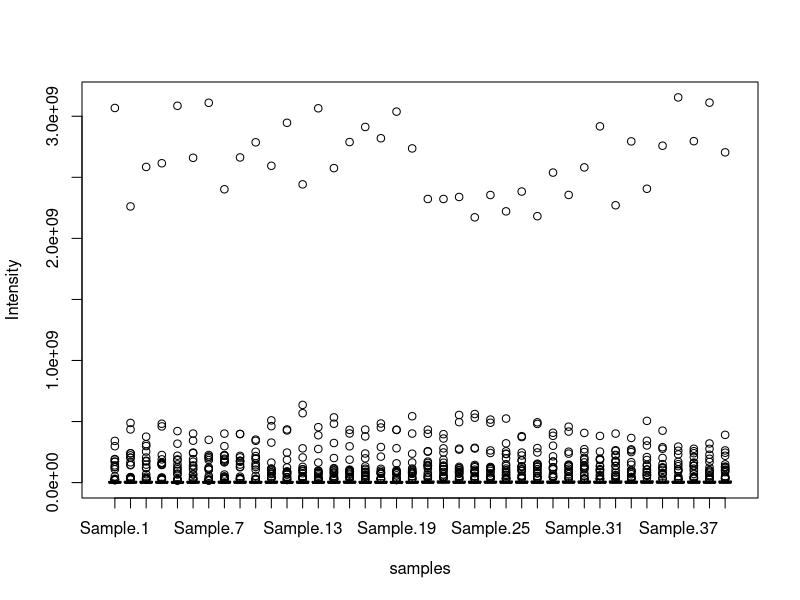
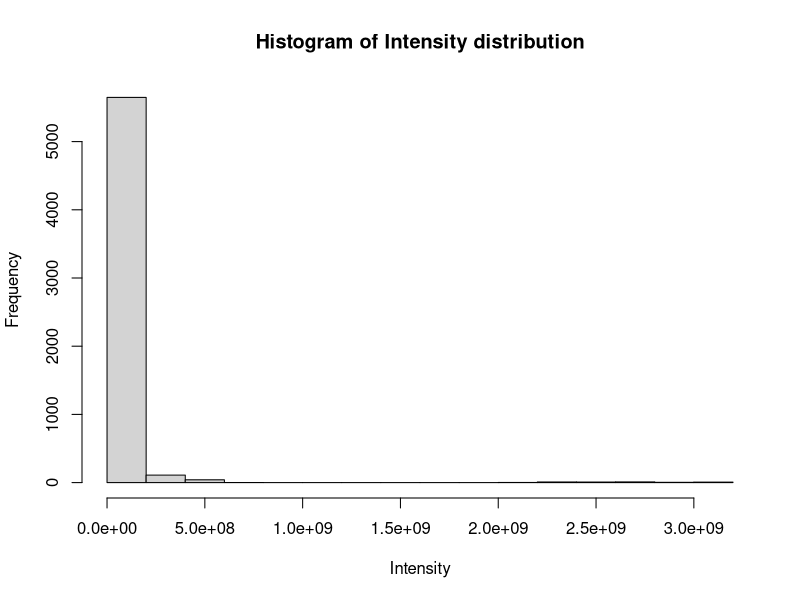
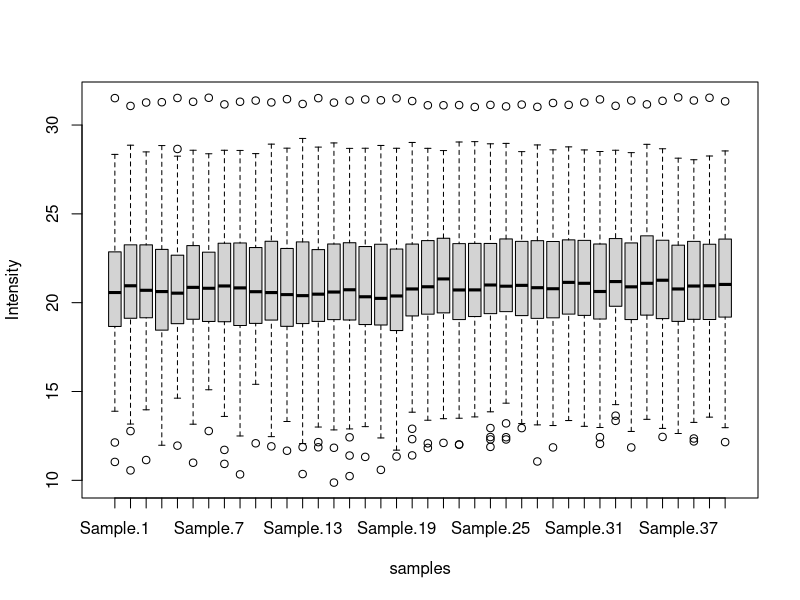
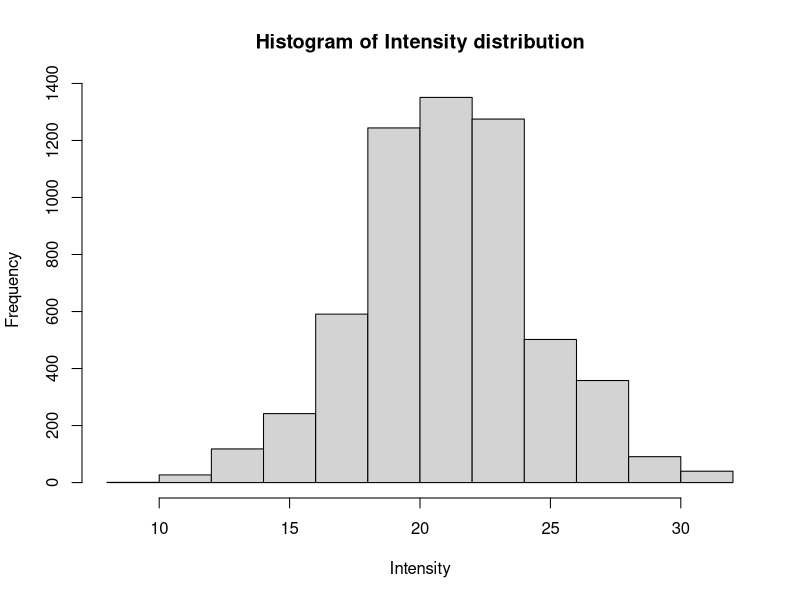
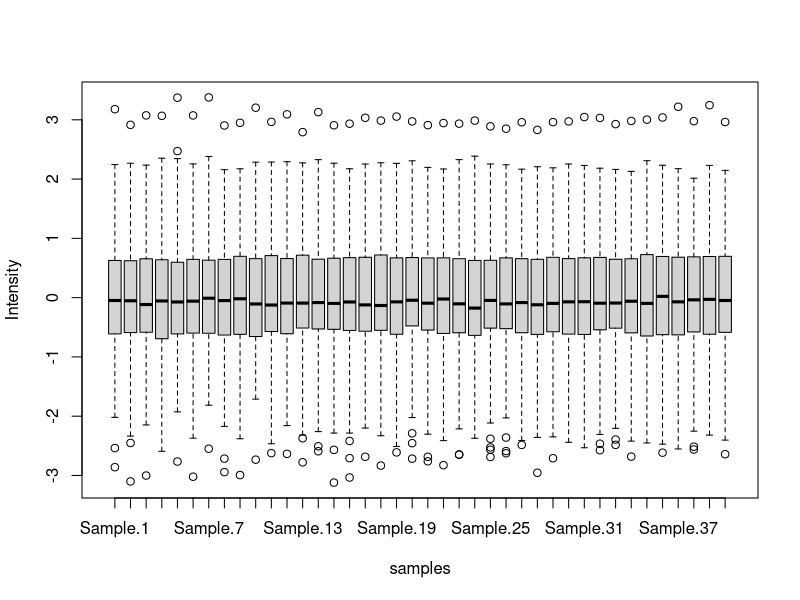
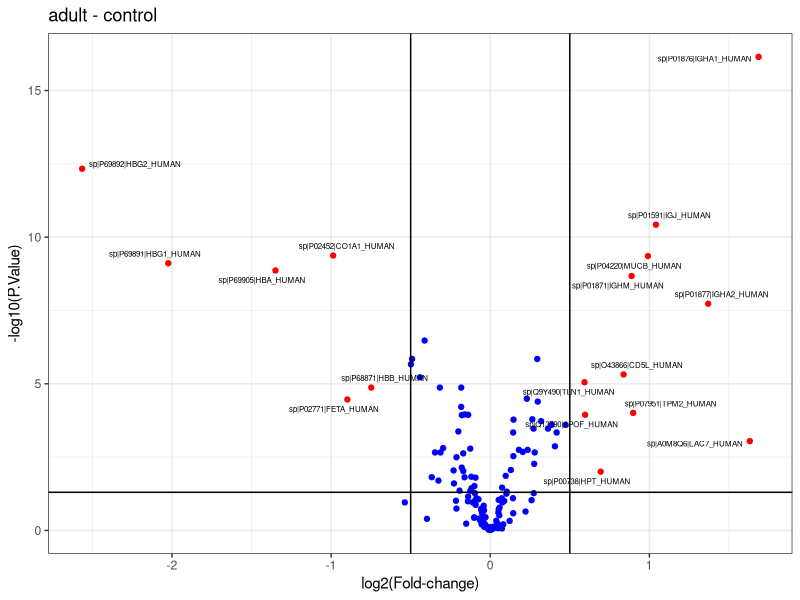
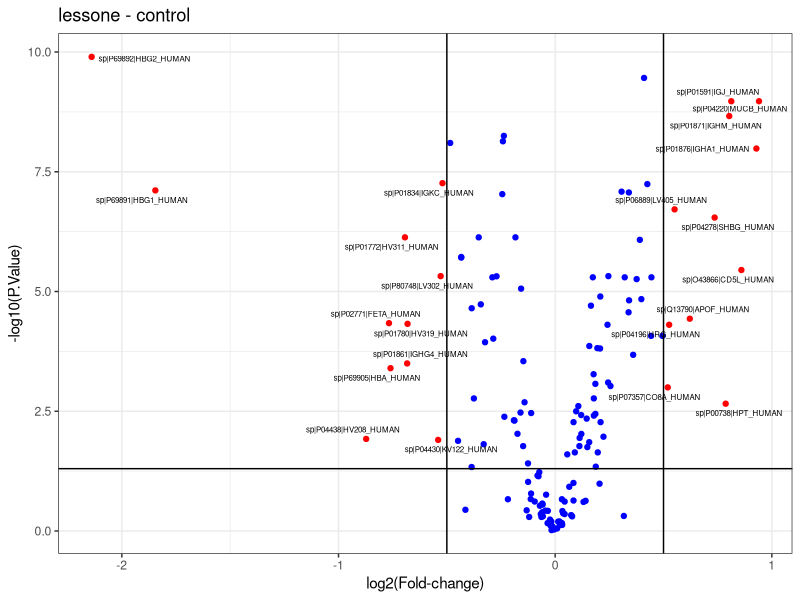
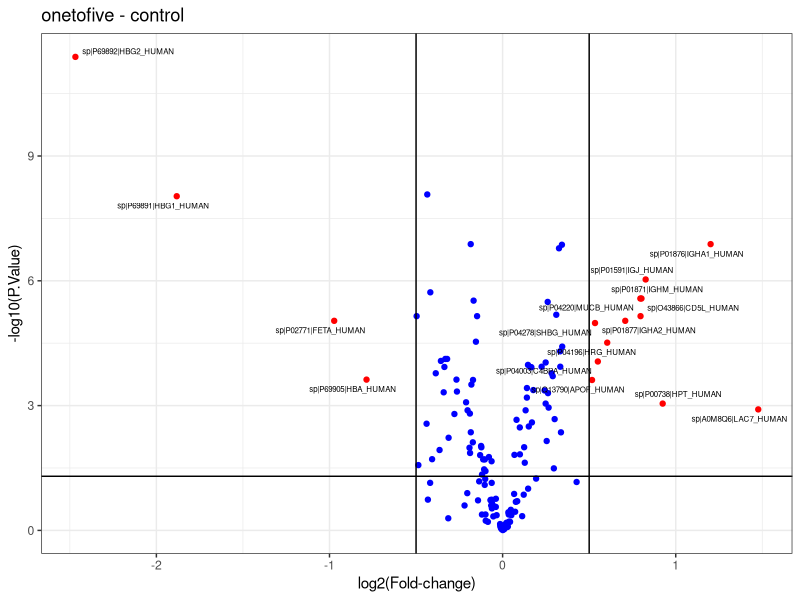

Generate these figures, in order, with R:
## ---- chunk 1
data<-read.table("SWATH.example.data.csv", sep=",",header=T, row.names = 1)
data
boxplot(data, ylab="Intensity", xlab="samples") 
hist(as.numeric(unlist(data)), main = "Histogram of Intensity distribution",  xlab = "Intensity")
## ---- chunk 2
data <- log2(data)
boxplot(data, ylab="Intensity", xlab="samples") 
hist(as.numeric(unlist(data)), main = "Histogram of Intensity distribution",  xlab = "Intensity")
## ---- chunk 3
norm.data <- scale(data) ##mean center and scaling normalization
boxplot(norm.data, ylab="Intensity", xlab="samples")

## ---- chunk 4
#for this specific data :
exp.design <- data.frame(samples = colnames(data), condition = 1)
exp.design$condition[1:10] = "control"
exp.design$condition[11:20] = "lessone"
exp.design$condition[21:30] = "onetofive"
exp.design$condition[31:40] = "adult"

design <- model.matrix(~0 + exp.design$condition, data = exp.design)
colnames(design) <- sort(unique(exp.design$condition))
row.names(design) <- exp.design$samples
as.data.frame(design)
## ---- chunk 5
library(limma)
contrast <- makeContrasts(adult-control, lessone-control, onetofive-control, adult+lessone+onetofive-control, levels=design)
as.data.frame(contrast)
## ---- chunk 6
  ## in this example there are four pairwise comparison to perform:  


  nbComp<-ncol(contrast)
  Results<-list() ## a list of data frames containing the results
  
  for (i in 1:nbComp){ ## for each comparison defined in the contrast matrix :
    
    c1<-row.names(contrast)[contrast[,i] == 1 ] ## names of the first conditions of the pairwise comparison
    c2<-row.names(contrast)[contrast[,i] == -1 ] ## names of the second conditions of the pairwise comparison
    
    samplesc1 <- row.names(design)[row(as.matrix(design[,c1]))[design[,c1]==1]] ## names of the samples belonging to the first conditions of the pairwise comparison
    samplesc2 <- row.names(design)[row(as.matrix(design[,c2]))[design[,c2]==1]] ## names of the samples belonging to the second conditions of the pairwise comparison
    
    colc1 <- which(colnames(norm.data) %in% samplesc1) ## columns number in the dataset of the samples for the first comparison of the pairwise comparison
    colc2 <- which(colnames(norm.data) %in% samplesc2) ## columns number in the dataset of the samples for the second comparison of the pairwise comparison
    
    p.value<-apply(norm.data,1,function(x){t.test(as.numeric(x[colc2]),as.numeric(x[colc1]), alternative = "t") $p.value}) ## calcul of the p.value of the student test between the conditions of the pairwise comparison
    adjust.p.value<-p.adjust(p.value, method = "BH") ## corrrection of the p.value with the Benjamini & Hochberg technique
    
    fc<-rowMeans(norm.data[,colc1])-rowMeans(norm.data[,colc2]) ## fold change calcul between the conditions of the pairwise comparison
    
    ## stocking the data frame containing the results in a list :
    Results[[i]]<-data.frame(protein=c(row.names(norm.data)))
    Results[[i]][paste("p.value.",colnames(contrast)[i],sep="")]=c(p.value)
    Results[[i]][paste("adjust.p.value.",colnames(contrast)[i],sep="")]=c(adjust.p.value)
    Results[[i]][paste("fc.",colnames(contrast)[i],sep="")]=c(fc)
    print(Results[[i]])
  }

## ---- chunk 7

thresh_fc <- 0.5
thresh_p <- 0.05
deProt <- Results
for(i in 1:length(Results)){
    fc = as.data.frame(deProt[[i]])[,4]
    p = as.data.frame(deProt[[i]])[,3]
    dt <-as.data.frame(deProt[[i]])
    deProt[[i]] <- dt[which(p<=thresh_p & abs(fc)>=thresh_fc),]
    print(as.data.frame(deProt[[i]]))
  }
## ---- chunk 8

library(ggplot2)
library(ggrepel)

tresh_fc = 0.5 ## Fold change threshold
tresh_p = 0.05 ## p.value treshold

for(i in 1:length(Results)){
  plotTitle <- substr(colnames(Results[[i]])[2], 9 ,nchar(colnames(Results[[i]])[2]))
  values <- as.data.frame(Results[[i]])
  forplot <- data.frame(x=as.numeric(values[,4]), y=-log10(values[,3]), id=as.character(values[,1]))
  tmp <- forplot[as.numeric(forplot$y)>=-log10(tresh_fc) & abs(forplot$x)>tresh_fc,]
  p <- ggplot(forplot) + geom_point(aes(x, y , color = ifelse(y>=-log10(tresh_p) & abs(x)>=tresh_fc, "not signi", "FC")),show.legend = F) +
    scale_color_manual(values = c("blue", "red")) +
    geom_text_repel(data = subset(forplot, abs(forplot$x)>=tresh_fc & forplot$y>=-log10(tresh_p)),
                    aes(x,y,label = id),
                    size = 2) +
    geom_vline(xintercept = tresh_fc ) + 
    geom_vline(xintercept = -tresh_fc) + 
    geom_hline(yintercept = -log10(tresh_p)) + 
    labs(title = plotTitle,x="log2(Fold-change)", y="-log10(P.Value)") + theme_bw() 
    print(p)
}
